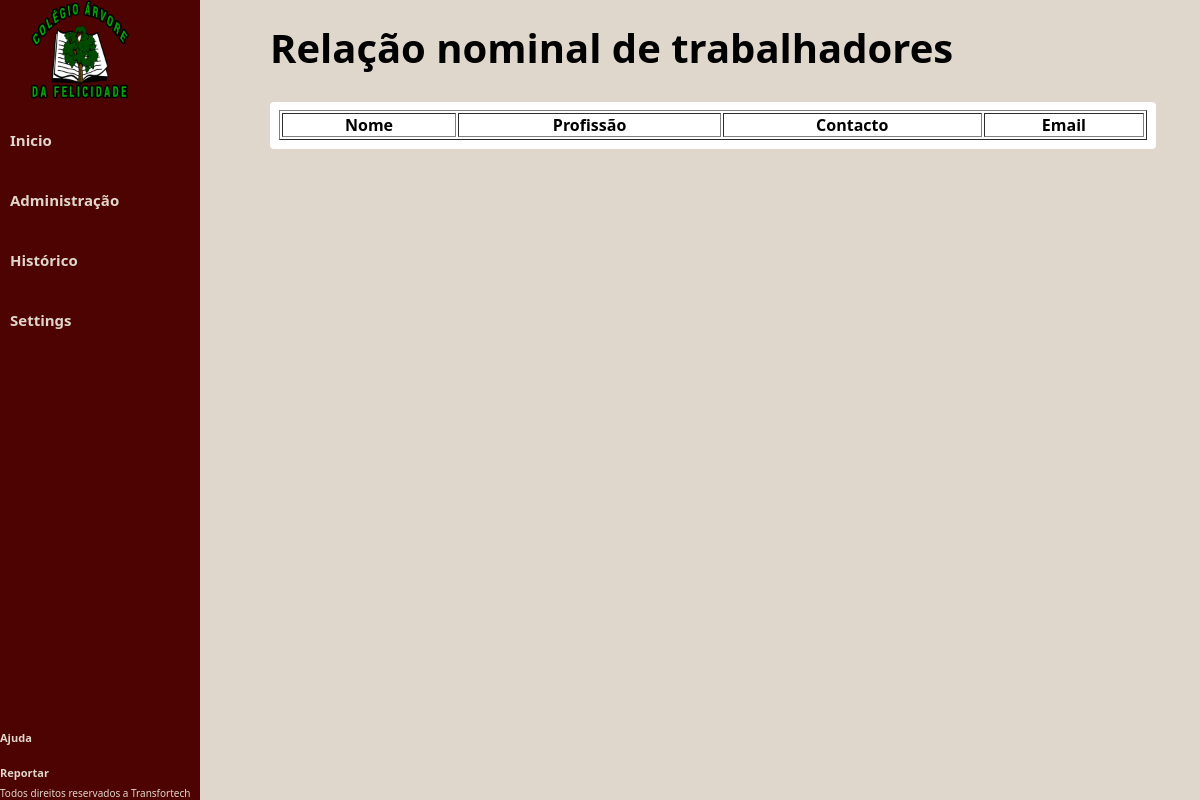
/lista_membros/, run on an earlier commit of the app's database.
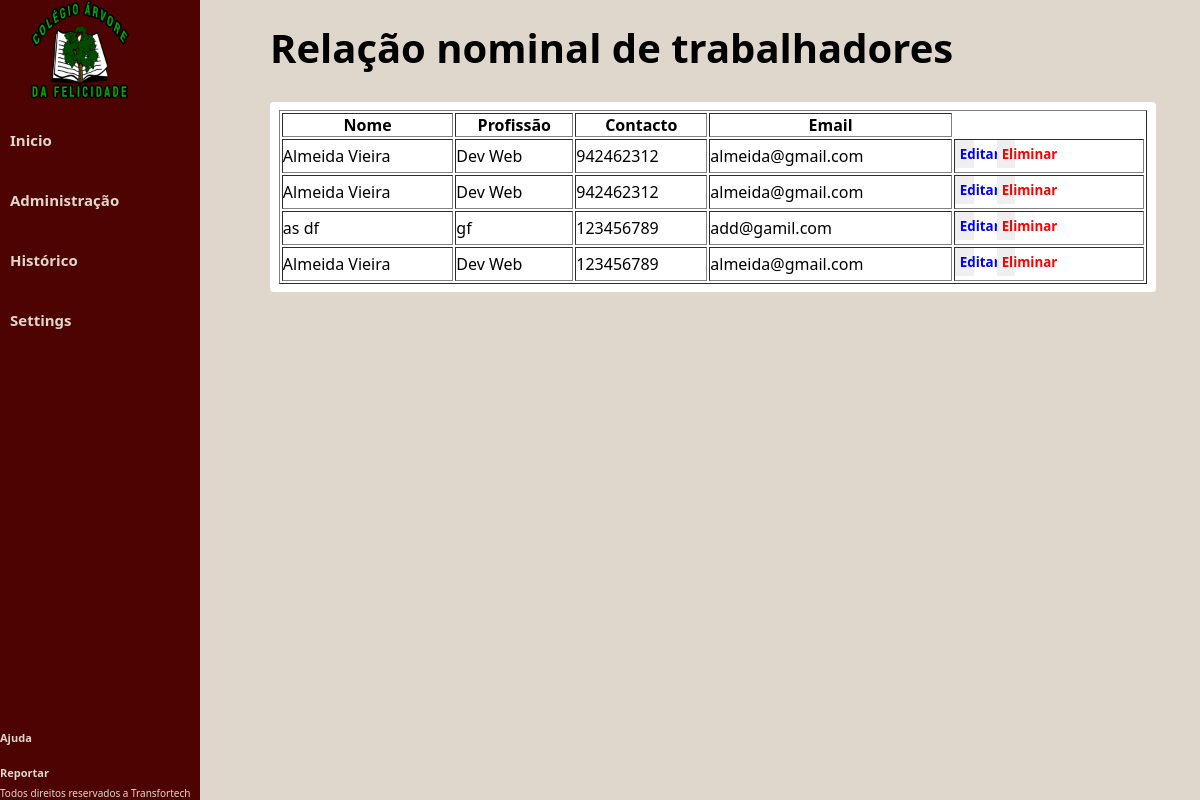
And on a later commit of the database.
### accounts/models.py (models this page shows)
class Membros(models.Model):
    nome = models.CharField(max_length=25)
    sobrenome = models.CharField(max_length=25)
    profissão = models.CharField(max_length=25)
    número = models.IntegerField()
    email = models.EmailField(max_length=25)

### accounts/views.py (the view)
# urls.py: path('lista_membros/', views.lista_membros, name='lista_membros'),
def lista_membros(request):
    dados ={
        'dados': Membros.objects.all()
    }
    return render(request, 'account/lista_membros.html', context=dados)

### accounts/templates/account/lista_membros.html (shortened to what this page needs)
{% load static %}
<!DOCTYPE html>
<html lang="en">
<head>
    <link rel="stylesheet" href="{% static 'style/style.css' %}">
    <link rel="stylesheet" href="{% static 'style/hover.css' %}">
</head>
<body>
    {% include 'account/sidebar.html' %}
    <div class="content">
        <nav>
            <h1>Relação nominal de trabalhadores </h1>
        </nav>
        <section>
            <table border="table table-striped table-bordered">
                <tr>
                    <th>Nome</th>
                    <th>Profissão</th>
                    <th>Contacto</th>
                    <th>Email</th>
                </tr>
                {% for dado in dados %}
                <tr>
                    <td>{{dado.nome}} {{dado.sobrenome}}</td>
                    <td>{{dado.profissão}}</td>
                    <td>{{dado.número}}</td>
                    <td>{{dado.email}}</td>
                    <td>
                        <button id="edit">Editar</button>
                        <button id="delete">Eliminar</button>
                    </td>
                </tr>
                {% endfor %}
            </table>
        </section>
    </div>
</body>
</html>

### accounts/templates/account/sidebar.html
{% load static %}
<div class="sidebar">
    <img class="icon" src="{% static 'logo caf.png' %}" alt="logotipo||nome da empresa">
    <a href="{% url 'inicio' %}">Inicio</a>
    <a href="{% url 'admini' %}">Administração</a>
    <a href="{% url 'historico' %}">Histórico</a>
    <a href="{% url 'definicoes' %}">Settings</a>
    <div class="sidebarBottom">
        <a href="#">Ajuda</a>
        <a href="#">Reportar</a>
    </div>
    <div class="info-rodape">
        <p>Todos direitos reservados a Transfortech</p>
    </div>
</div>

### accounts/static/style/style.css (style rules this page uses)
* { padding: 0; margin: 0; box-sizing: border-box; font-family: system-ui, -apple-system, BlinkMacSystemFont, 'Segoe UI', Roboto, Oxygen, Ubuntu, Cantarell, 'Open Sans', 'Helvetica Neue', sans-serif; }
body { background-color: #dfd7cb; }
nav { margin-bottom: 3%; }
nav h1 { font-size: 40px; }
.sidebar { display: flex; flex-direction: column; background-color: rgb(78, 3, 3); position: fixed; top: 0; left: 0; width: 200px; height: 100%; font-size: 15px; }
.sidebar a { text-decoration: none; padding: 10px; color: #dfd7cb; font-weight: bold; margin-bottom: 20px; display: block; transition: font-size 0.3s ease 1s; }
.sidebarBottom { position: fixed; bottom: 0; padding: 0%; }
.sidebarBottom a { font-size: 11px; padding: 0; }
.info-rodape p { position: fixed; bottom: 0; color: #dfd7cb; font-size: 10px; }
.icon { width: 50%; margin-left: 15%; margin-bottom: 10%; }
.content { margin-left: 250px; margin-right: 2%; padding: 20px; height: 100%; }
section { display: flex; background-color: white; border-radius: 4px; padding: 1%; margin-bottom: 2%; flex-wrap: wrap; }
.perso a,button { border:none; padding: 5px; width: 10%; margin-bottom: 2%; }
table { width: 100%; }
#delete { color: red; font-weight: bold; }
#edit { color: blue; font-weight: bold; margin-right: 10%; }

What changed in the data, as far as the page shows it:
added Membros: nome "Almeida", sobrenome "Vieira", profissão "Dev Web", número "942462312", email "almeida@gmail.com"
added Membros: nome "Almeida", sobrenome "Vieira", profissão "Dev Web", número "942462312", email "almeida@gmail.com"
added Membros: nome "as", sobrenome "df", profissão "gf", número "123456789", email "add@gamil.com"
added Membros: nome "Almeida", sobrenome "Vieira", profissão "Dev Web", número "123456789", email "almeida@gmail.com"
